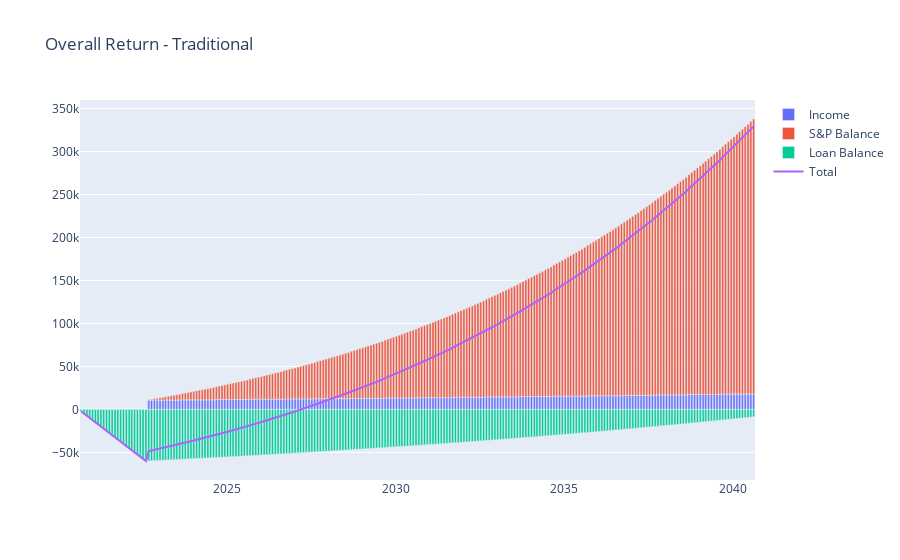

The notebook cell this image was saved under:
### Code cell
#def calc_ROI_New(principal, interest_rate, payback_years, explore_years, annual_payments, sp_return, savings_rate, duration, 
#             annual_income, annual_raise, start_date=date.today()):
df_traditional = pd.DataFrame(u.calc_ROI(principal, interest_rate, payback_years, explore_years, annual_payments, 
                                      sp_return, savings_rate, duration, annual_income, annual_raise, start_date))
fig = go.Figure()
fig.add_trace(go.Bar(x=df_traditional['Month'], y=df_traditional['Income'], name='Income'))
fig.add_trace(go.Bar(x=df_traditional['Month'], y=df_traditional['SP_balance'], name='S&P Balance'))
fig.add_trace(go.Bar(x=df_traditional['Month'], y=df_traditional['Loan_Balance'],name='Loan Balance'))
fig.add_trace(go.Scatter(x=df_traditional['Month'],y=df_traditional['Total'], name='Total'))

fig.update_layout(barmode='relative', title_text='Overall Return - Traditional')
fig.show()

### Figure 1 — Plotly figure (JSON) as saved in the notebook; plotly's stock layout.template omitted (floating-point values rounded to 4 significant figures; data arrays with more than 128 entries replaced by an {"elided": "..."} marker saying what was removed)
{"data": [{"name": "Income", "type": "bar", "x": {"elided": "240 str values"}, "y": {"elided": "240 float values"}}, {"name": "S&P Balance", "type": "bar", "x": {"elided": "240 str values"}, "y": {"elided": "240 float values"}}, {"name": "Loan Balance", "type": "bar", "x": {"elided": "240 str values"}, "y": {"elided": "240 float values"}}, {"name": "Total", "type": "scatter", "x": {"elided": "240 str values"}, "y": {"elided": "240 float values"}}], "layout": {"barmode": "relative", "title": {"text": "Overall Return - Traditional"}}}
